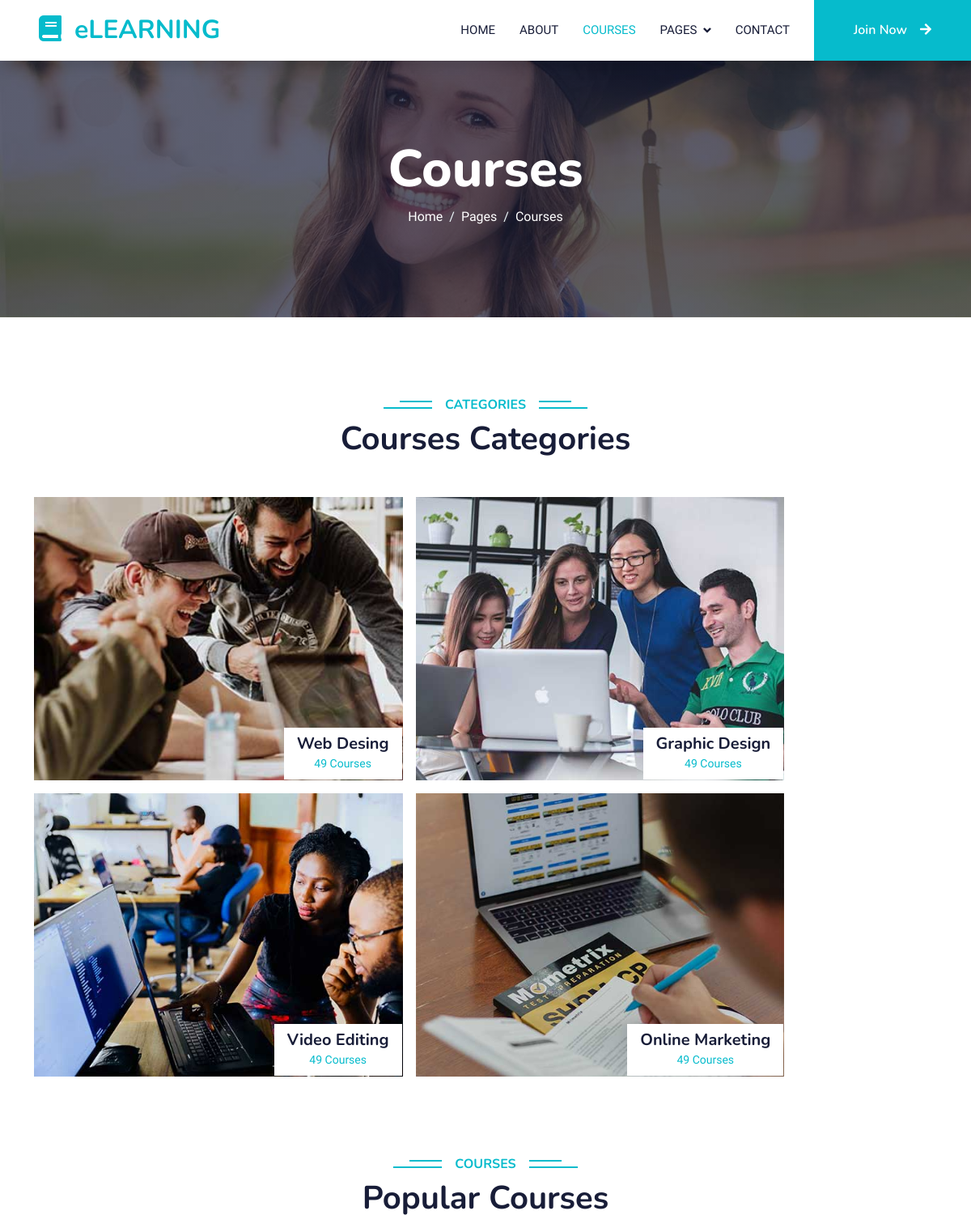
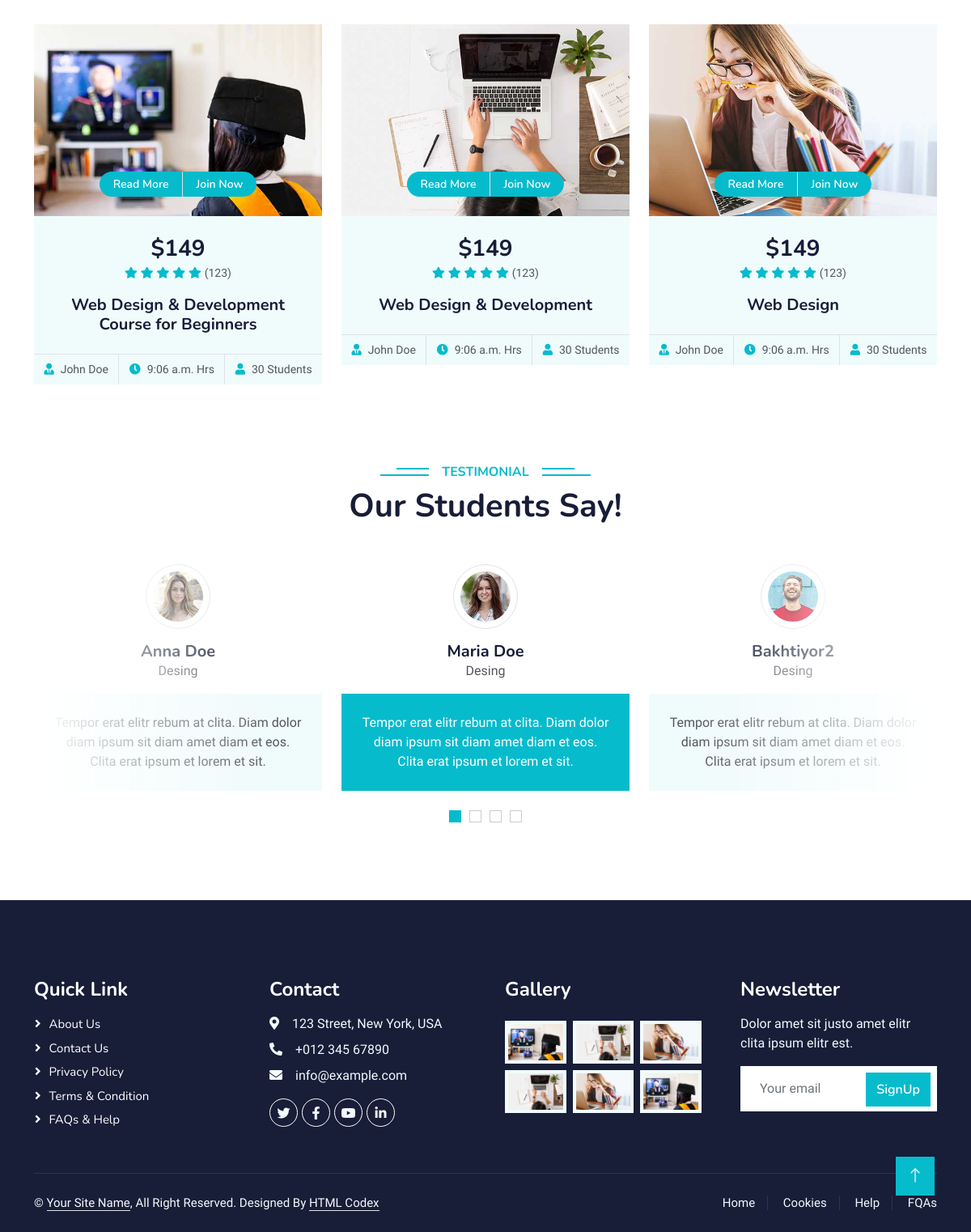
Screenshot of /courses with the database file from the repository (2 pictures, top to bottom).
### learningapp/models.py (models this page shows, shortened)
class Courses(models.Model):
    name = models.CharField(max_length=200)
    courses = models.IntegerField()
    img = models.ImageField(upload_to='courses/')
    slug = models.SlugField()
    def get_absolute_url(self):
        return reverse("detail4", args=[self.slug])

class Popular_courses(models.Model):
    name = models.CharField(max_length=300)
    person_name = models.CharField(max_length=200)
    time = models.TimeField()
    students = models.IntegerField()
    img = models.ImageField(upload_to='pupular_courses/')
    price = models.IntegerField()
    slug = models.SlugField()

class Clients(models.Model):
    name = models.CharField(max_length=200)
    bio = models.TextField()
    profession = models.CharField(max_length=200)
    img = models.ImageField(upload_to='clients/')
    slug = models.SlugField()

### learningapp/views.py (the view)
# urls.py: path('courses', courses, name='courses'),
def courses(request):
   courses1 = Courses.objects.all()
   courses2 = Popular_courses.objects.all()
   courses3 = Clients.objects.all()
   context = {
      'courses1' : courses1,
      'courses2' : courses2,
      'courses3' : courses3
   }
   return render(request, 'courses.html', context=context)

### templates/courses.html (shortened to what this page needs)
{% load static %}
<!DOCTYPE html>
<html lang="en">
<head>
    <link href="https://cdnjs.cloudflare.com/ajax/libs/font-awesome/5.10.0/css/all.min.css" rel="stylesheet">
    <link href="https://cdn.jsdelivr.net/npm/bootstrap-icons@1.4.1/font/bootstrap-icons.css" rel="stylesheet">
    <link href="{% static 'lib/animate/animate.min.css' %}" rel="stylesheet">
    <link href="{% static 'lib/owlcarousel/assets/owl.carousel.min.css' %}" rel="stylesheet">
    <link href="{% static 'css/bootstrap.min.css' %}" rel="stylesheet">
    <link href="{% static 'css/style.css' %}" rel="stylesheet">
</head>
<body>
    <nav class="navbar navbar-expand-lg bg-white navbar-light shadow sticky-top p-0">
        <a href="{% url 'index' %}" class="navbar-brand d-flex align-items-center px-4 px-lg-5">
            <h2 class="m-0 text-primary"><i class="fa fa-book me-3"></i>eLEARNING</h2>
        </a>
        <div class="collapse navbar-collapse" id="navbarCollapse">
            <div class="navbar-nav ms-auto p-4 p-lg-0">
                <a href="{% url 'index' %}" class="nav-item nav-link">Home</a>
                <a href="{% url 'about' %}" class="nav-item nav-link">About</a>
                <a href="{% url 'courses' %}" class="nav-item nav-link active">Courses</a>
                <div class="nav-item dropdown">
                    <a href="#" class="nav-link dropdown-toggle" data-bs-toggle="dropdown">Pages</a>
                </div>
                <a href="{% url 'contact' %}" class="nav-item nav-link">Contact</a>
            </div>
            <a href="" class="btn btn-primary py-4 px-lg-5 d-none d-lg-block">Join Now<i class="fa fa-arrow-right ms-3"></i></a>
        </div>
    </nav>
    <div class="container-fluid bg-primary py-5 mb-5 page-header">
        <div class="container py-5">
            <div class="row justify-content-center">
                <div class="col-lg-10 text-center">
                    <h1 class="display-3 text-white animated slideInDown">Courses</h1>
                    <nav aria-label="breadcrumb">
                        <ol class="breadcrumb justify-content-center">
                            <li class="breadcrumb-item"><a class="text-white" href="#">Home</a></li>
                            <li class="breadcrumb-item"><a class="text-white" href="#">Pages</a></li>
                            <li class="breadcrumb-item text-white active" aria-current="page">Courses</li>
                        </ol>
                    </nav>
                </div>
            </div>
        </div>
    </div>
    <div class="container-xxl py-5 category">
        <div class="container">
            <div class="text-center wow fadeInUp" data-wow-delay="0.1s">
                <h6 class="section-title bg-white text-center text-primary px-3">Categories</h6>
                <h1 class="mb-5">Courses Categories</h1>
            </div>
            <div class="row g-3">
                {% for cours1 in courses1 %}
                <div class="col-lg-5 col-md-6 wow zoomIn" data-wow-delay="0.7s" style="min-height: 350px;">
                    <a class="position-relative d-block h-100 overflow-hidden" href="{{cours1.get_absolute_url}}">
                        <img class="img-fluid position-absolute w-100 h-100" src="{{ cours1.img.url }}" alt="" style="object-fit: cover;">
                        <div class="bg-white text-center position-absolute bottom-0 end-0 py-2 px-3" style="margin:  1px;">
                            <h5 class="m-0">{{cours1.name}}</h5>
                            <small class="text-primary">{{cours1.courses}} Courses</small>
                        </div>
                    </a>
                </div>
                {% endfor %}
            </div>
        </div>
    </div>
    <div class="container-xxl py-5">
        <div class="container">
            <div class="text-center wow fadeInUp" data-wow-delay="0.1s">
                <h6 class="section-title bg-white text-center text-primary px-3">Courses</h6>
                <h1 class="mb-5">Popular Courses</h1>
            </div>
            <div class="row g-4 justify-content-center">
                {% for cours2 in courses2 %}
                <div class="col-lg-4 col-md-6 wow fadeInUp" data-wow-delay="0.1s">
                    <div class="course-item bg-light">
                        <div class="position-relative overflow-hidden">
                            <img class="img-fluid" src="{{ cours2.img.url }}" alt="">
                            <div class="w-100 d-flex justify-content-center position-absolute bottom-0 start-0 mb-4">
                                <a href="#" class="flex-shrink-0 btn btn-sm btn-primary px-3 border-end" style="border-radius: 30px 0 0 30px;">Read More</a>
                                <a href="#" class="flex-shrink-0 btn btn-sm btn-primary px-3" style="border-radius: 0 30px 30px 0;">Join Now</a>
                            </div>
                        </div>
                        <div class="text-center p-4 pb-0">
                            <h3 class="mb-0">${{ cours2.price }}</h3>
                            <div class="mb-3">
                                <small class="fa fa-star text-primary"></small>
                                <small class="fa fa-star text-primary"></small>
                                <small class="fa fa-star text-primary"></small>
                                <small class="fa fa-star text-primary"></small>
                                <small class="fa fa-star text-primary"></small>
                                <small>(123)</small>
                            </div>
                            <h5 class="mb-4">{{ cours2.name }}</h5>
                        </div>
                        <div class="d-flex border-top">
                            <small class="flex-fill text-center border-end py-2"><i class="fa fa-user-tie text-primary me-2"></i>{{ cours2.person_name }}</small>
                            <small class="flex-fill text-center border-end py-2"><i class="fa fa-clock text-primary me-2"></i>{{ cours2.time }} Hrs</small>
                            <small class="flex-fill text-center py-2"><i class="fa fa-user text-primary me-2"></i>{{ cours2.students  }} Students</small>
                        </div>
                    </div>
                </div>
                {% endfor %}
            </div>
        </div>
    </div>
    <div class="container-xxl py-5 wow fadeInUp" data-wow-delay="0.1s">
        <div class="container">
            <div class="text-center">
                <h6 class="section-title bg-white text-center text-primary px-3">Testimonial</h6>
                <h1 class="mb-5">Our Students Say!</h1>
            </div>
            <div class="owl-carousel testimonial-carousel position-relative">
                {% for cours3 in courses3 %}
                <div class="testimonial-item text-center">
                    <img class="border rounded-circle p-2 mx-auto mb-3" src="{{ cours3.img.url }}" style="width: 80px; height: 80px;">
                    <h5 class="mb-0">{{ cours3.name }}</h5>
                    <p>{{ cours3.profession }}</p>
                    <div class="testimonial-text bg-light text-center p-4">
                    <p class="mb-0">{{ cours3.bio }}</p>
                    </div>
                </div>
                {% endfor %}
            </div>
        </div>
    </div>
    <div class="container-fluid bg-dark text-light footer pt-5 mt-5 wow fadeIn" data-wow-delay="0.1s">
        <div class="container py-5">
            <div class="row g-5">
                <div class="col-lg-3 col-md-6">
                    <h4 class="text-white mb-3">Quick Link</h4>
                    <a class="btn btn-link" href="">About Us</a>
                    <a class="btn btn-link" href="">Contact Us</a>
                    <a class="btn btn-link" href="">Privacy Policy</a>
                    <a class="btn btn-link" href="">Terms & Condition</a>
                    <a class="btn btn-link" href="">FAQs & Help</a>
                </div>
                <div class="col-lg-3 col-md-6">
                    <h4 class="text-white mb-3">Contact</h4>
                    <p class="mb-2"><i class="fa fa-map-marker-alt me-3"></i>123 Street, New York, USA</p>
                    <p class="mb-2"><i class="fa fa-phone-alt me-3"></i>+012 345 67890</p>
                    <p class="mb-2"><i class="fa fa-envelope me-3"></i>info@example.com</p>
                    <div class="d-flex pt-2">
                        <a class="btn btn-outline-light btn-social" href=""><i class="fab fa-twitter"></i></a>
                        <a class="btn btn-outline-light btn-social" href=""><i class="fab fa-facebook-f"></i></a>
                        <a class="btn btn-outline-light btn-social" href=""><i class="fab fa-youtube"></i></a>
                        <a class="btn btn-outline-light btn-social" href=""><i class="fab fa-linkedin-in"></i></a>
                    </div>
                </div>
                <div class="col-lg-3 col-md-6">
                    <h4 class="text-white mb-3">Gallery</h4>
                    <div class="row g-2 pt-2">
                        <div class="col-4">
                            <img class="img-fluid bg-light p-1" src="{% static 'img/course-1.jpg' %}" alt="">
                        </div>
                        <div class="col-4">
                            <img class="img-fluid bg-light p-1" src="{% static 'img/course-2.jpg' %}" alt="">
                        </div>
                        <div class="col-4">
                            <img class="img-fluid bg-light p-1" src="{% static 'img/course-3.jpg' %}" alt="">
                        </div>
                        <div class="col-4">
                            <img class="img-fluid bg-light p-1" src="{% static 'img/course-2.jpg' %}" alt="">
                        </div>
                        <div class="col-4">
                            <img class="img-fluid bg-light p-1" src="{% static 'img/course-3.jpg' %}" alt="">
                        </div>
                        <div class="col-4">
                            <img class="img-fluid bg-light p-1" src="{% static 'img/course-1.jpg' %}" alt="">
                        </div>
                    </div>
                </div>
                <div class="col-lg-3 col-md-6">
                    <h4 class="text-white mb-3">Newsletter</h4>
                    <p>Dolor amet sit justo amet elitr clita ipsum elitr est.</p>
                    <div class="position-relative mx-auto" style="max-width: 400px;">
                        <input class="form-control border-0 w-100 py-3 ps-4 pe-5" type="text" placeholder="Your email">
                        <button type="button" class="btn btn-primary py-2 position-absolute top-0 end-0 mt-2 me-2">SignUp</button>
                    </div>
                </div>
            </div>
        </div>
        <div class="container">
            <div class="copyright">
                <div class="row">
                    <div class="col-md-6 text-center text-md-start mb-3 mb-md-0">
                        &copy; <a class="border-bottom" href="#">Your Site Name</a>, All Right Reserved.
                        Designed By <a class="border-bottom" href="https://htmlcodex.com">HTML Codex</a>
                    </div>
                    <div class="col-md-6 text-center text-md-end">
                        <div class="footer-menu">
                            <a href="">Home</a>
                            <a href="">Cookies</a>
                            <a href="">Help</a>
                            <a href="">FQAs</a>
                        </div>
                    </div>
                </div>
            </div>
        </div>
    </div>
    <a href="#" class="btn btn-lg btn-primary btn-lg-square back-to-top"><i class="bi bi-arrow-up"></i></a>
</body>
</html>

### rows the page displays
Courses: img (picture), name "Web Desing", courses "49"
Courses: img (picture), name "Graphic Design", courses "49"
Courses: img (picture), name "Video Editing", courses "49"
Courses: img (picture), name "Online Marketing", courses "49"
Popular_courses: img (picture), price "149", name "Web Design & Development Course for Beginners", person_name "John Doe", time "9:06 a.m.", students "30"
Popular_courses: img (picture), price "149", name "Web Design & Development", person_name "John Doe", time "9:06 a.m.", students "30"
Popular_courses: img (picture), price "149", name "Web Design", person_name "John Doe", time "9:06 a.m.", students "30"
Clients: img (picture), name "Maria Doe", profession "Desing", bio "Tempor erat elitr rebum at clita. Diam dolor diam ipsum sit diam amet diam et eos. Clita erat ipsum et lorem et sit."
Clients: img (picture), name "Bakhtiyor2", profession "Desing", bio "Tempor erat elitr rebum at clita. Diam dolor diam ipsum sit diam amet diam et eos. Clita erat ipsum et lorem et sit."
Clients: img (picture), name "Anna Doe", profession "Desing", bio "Tempor erat elitr rebum at clita. Diam dolor diam ipsum sit diam amet diam et eos. Clita erat ipsum et lorem et sit."
